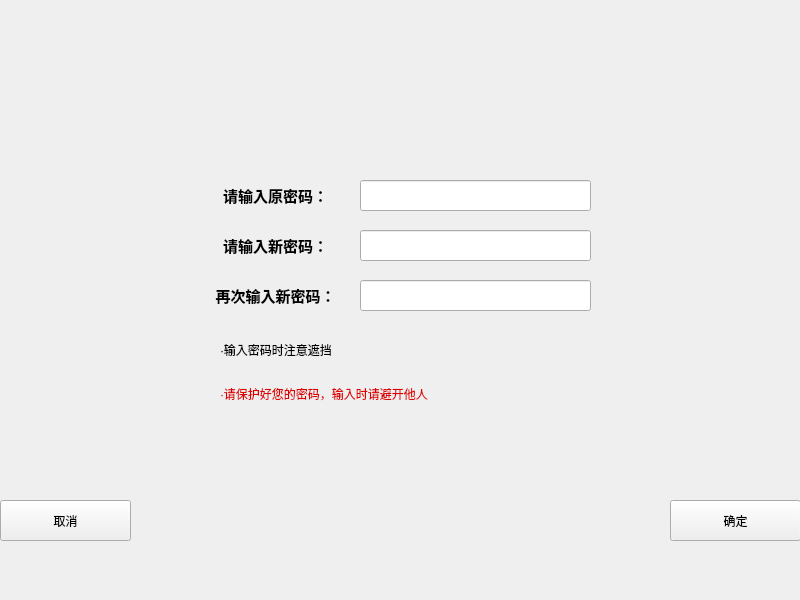
<?xml version="1.0" encoding="UTF-8"?>
<ui version="4.0">
 <class>QInspect</class>
 <widget class="QWidget" name="QInspect">
  <property name="geometry">
   <rect>
    <x>0</x>
    <y>0</y>
    <width>800</width>
    <height>600</height>
   </rect>
  </property>
  <property name="minimumSize">
   <size>
    <width>800</width>
    <height>600</height>
   </size>
  </property>
  <property name="maximumSize">
   <size>
    <width>800</width>
    <height>600</height>
   </size>
  </property>
  <property name="windowTitle">
   <string>Form</string>
  </property>
  <widget class="QLabel" name="label">
   <property name="geometry">
    <rect>
     <x>180</x>
     <y>180</y>
     <width>191</width>
     <height>31</height>
    </rect>
   </property>
   <property name="text">
    <string>&lt;html&gt;&lt;head/&gt;&lt;body&gt;&lt;p align=&quot;center&quot;&gt;&lt;span style=&quot; font-size:11pt; font-weight:600;&quot;&gt;请输入原密码：&lt;/span&gt;&lt;/p&gt;&lt;/body&gt;&lt;/html&gt;</string>
   </property>
  </widget>
  <widget class="QLabel" name="label_2">
   <property name="geometry">
    <rect>
     <x>180</x>
     <y>230</y>
     <width>191</width>
     <height>31</height>
    </rect>
   </property>
   <property name="text">
    <string>&lt;html&gt;&lt;head/&gt;&lt;body&gt;&lt;p align=&quot;center&quot;&gt;&lt;span style=&quot; font-size:11pt; font-weight:600;&quot;&gt;请输入新密码：&lt;/span&gt;&lt;/p&gt;&lt;/body&gt;&lt;/html&gt;</string>
   </property>
  </widget>
  <widget class="QLineEdit" name="oldpassline">
   <property name="geometry">
    <rect>
     <x>360</x>
     <y>180</y>
     <width>231</width>
     <height>31</height>
    </rect>
   </property>
   <property name="echoMode">
    <enum>QLineEdit::Password</enum>
   </property>
  </widget>
  <widget class="QLineEdit" name="newpassline">
   <property name="geometry">
    <rect>
     <x>360</x>
     <y>230</y>
     <width>231</width>
     <height>31</height>
    </rect>
   </property>
   <property name="echoMode">
    <enum>QLineEdit::Password</enum>
   </property>
  </widget>
  <widget class="QLabel" name="label_3">
   <property name="geometry">
    <rect>
     <x>220</x>
     <y>329</y>
     <width>401</width>
     <height>41</height>
    </rect>
   </property>
   <property name="text">
    <string>·输入密码时注意遮挡</string>
   </property>
  </widget>
  <widget class="QLabel" name="label_4">
   <property name="geometry">
    <rect>
     <x>220</x>
     <y>379</y>
     <width>401</width>
     <height>31</height>
    </rect>
   </property>
   <property name="text">
    <string>&lt;html&gt;&lt;head/&gt;&lt;body&gt;&lt;p&gt;&lt;span style=&quot; color:#de0000;&quot;&gt;·请保护好您的密码，输入时请避开他人&lt;/span&gt;&lt;/p&gt;&lt;/body&gt;&lt;/html&gt;</string>
   </property>
  </widget>
  <widget class="QPushButton" name="pushButton">
   <property name="geometry">
    <rect>
     <x>0</x>
     <y>500</y>
     <width>131</width>
     <height>41</height>
    </rect>
   </property>
   <property name="text">
    <string>取消</string>
   </property>
  </widget>
  <widget class="QPushButton" name="pushButton_2">
   <property name="geometry">
    <rect>
     <x>670</x>
     <y>500</y>
     <width>131</width>
     <height>41</height>
    </rect>
   </property>
   <property name="text">
    <string>确定</string>
   </property>
  </widget>
  <widget class="QLabel" name="label_5">
   <property name="geometry">
    <rect>
     <x>0</x>
     <y>0</y>
     <width>801</width>
     <height>131</height>
    </rect>
   </property>
   <property name="styleSheet">
    <string notr="true">border-image: url(:/new/prefix1/image/bank.png);</string>
   </property>
   <property name="text">
    <string/>
   </property>
  </widget>
  <widget class="QLabel" name="label_6">
   <property name="geometry">
    <rect>
     <x>190</x>
     <y>270</y>
     <width>171</width>
     <height>51</height>
    </rect>
   </property>
   <property name="text">
    <string>&lt;html&gt;&lt;head/&gt;&lt;body&gt;&lt;p align=&quot;center&quot;&gt;&lt;span style=&quot; font-size:11pt; font-weight:600;&quot;&gt;再次输入新密码：&lt;/span&gt;&lt;/p&gt;&lt;/body&gt;&lt;/html&gt;</string>
   </property>
  </widget>
  <widget class="QLineEdit" name="newpassline_2">
   <property name="geometry">
    <rect>
     <x>360</x>
     <y>280</y>
     <width>231</width>
     <height>31</height>
    </rect>
   </property>
   <property name="echoMode">
    <enum>QLineEdit::Password</enum>
   </property>
  </widget>
 </widget>
 <resources/>
 <connections/>
</ui>
